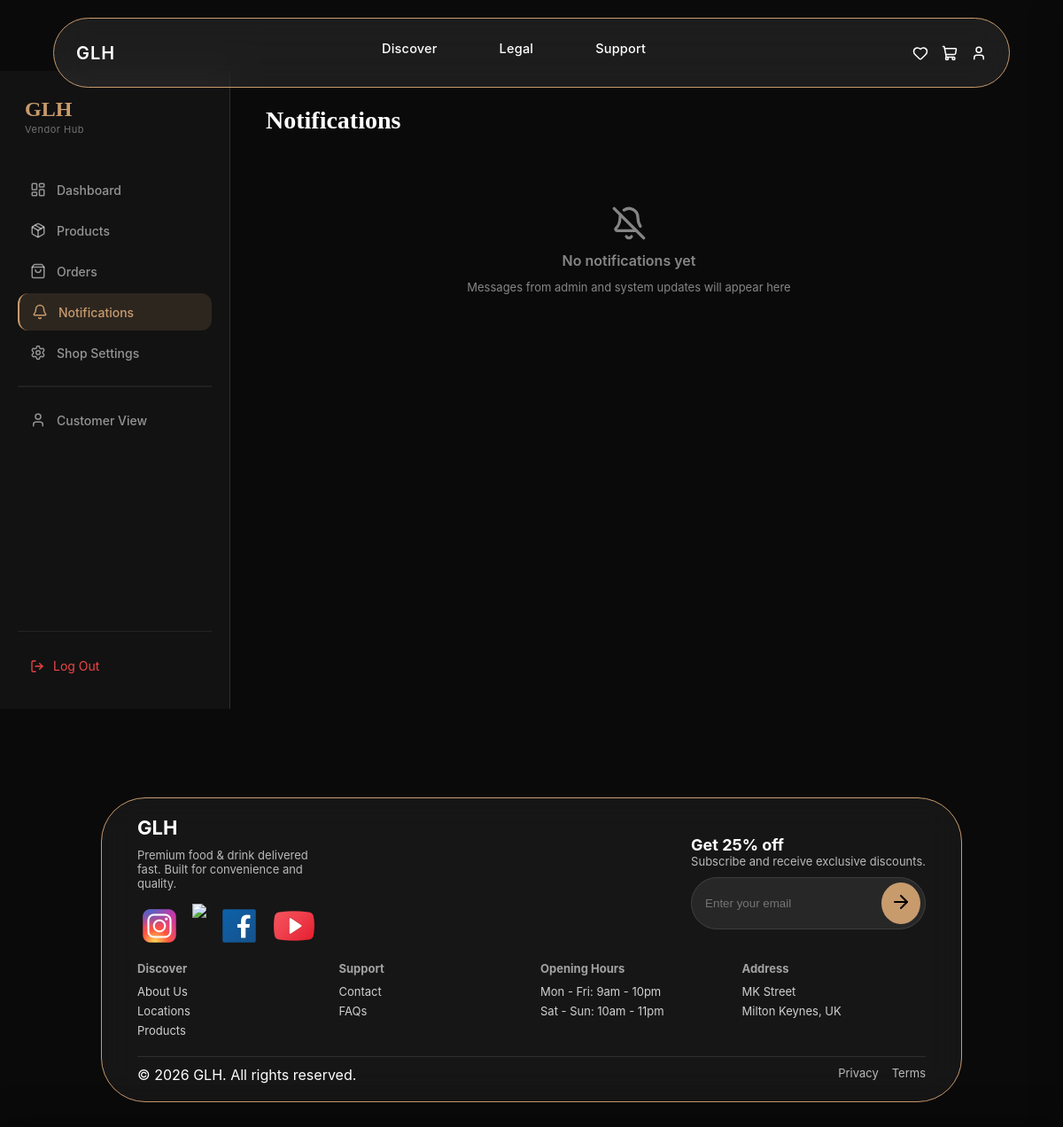
Page /vendor/notifications (signed in) on the earlier database version.
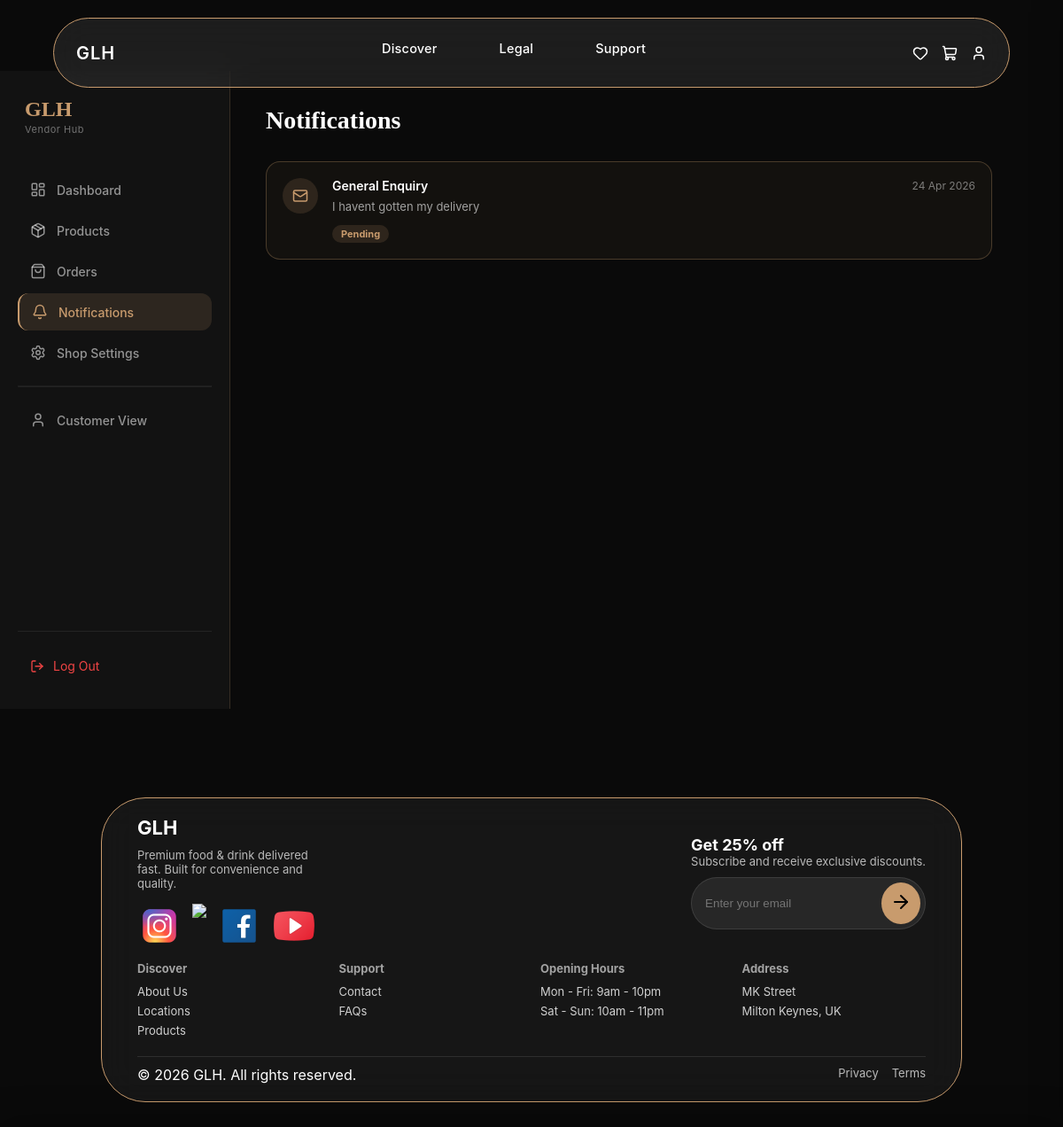
Same page on the later database version.
### app/models.py (models this page shows)
class ContactMessage(db.Model):
    __tablename__ = "contact_messages"
    id = db.Column(db.Integer, primary_key=True)  # general or vendor
    form_type = db.Column(db.String(20), nullable=False)
    full_name = db.Column(db.String(100), nullable=False)
    email = db.Column(db.String(120), nullable=False)
    message = db.Column(db.Text, nullable=False)
    subject = db.Column(db.String(100))  # general only
    business_name = db.Column(db.String(100))  # vendor only
    product_type = db.Column(db.String(50))  # vendor only
    location = db.Column(db.String(100))  # vendor only
    user_id = db.Column(db.Integer, db.ForeignKey("users.user_id"), nullable=True)
    status = db.Column(
        db.String(20), default="pending"
    )  # pending / accepted / declined
    created_at = db.Column(db.DateTime, default=datetime.utcnow)
    is_read = db.Column(db.Boolean, default=False)

### app/routes/vendor.py (the view)
@vendor.route("/notifications")
def notifications():
    check = vendor_required()
    if check:
        return check
    user = User.query.get(session["user_id"])
    notifs = (
        ContactMessage.query.filter_by(user_id=user.user_id)
        .order_by(ContactMessage.created_at.desc())
        .all()
    )
    return render_template("vendor/notifications.html", notifs=notifs)

### app/routes/vendor.py (called while the page is built)
def vendor_required():
    if "user_id" not in session:
        return redirect(url_for("auth.login") + "?next=/vendor")
    user = User.query.get(session["user_id"])
    if not user:
        session.clear()
        flash("Your session expired. Please log in again", "error")
        return redirect(url_for("auth.login"))
    if not user.is_vendor_approved:
        flash("You need vendor approval to access this area.", "error")
        return redirect(url_for("main.contact"))
    return None

### app/templates/vendor/notifications.html (shortened to what this page needs)
{% extends "base.html" %}
{% block body_class %}dashboard-page vendor-page{% endblock %}
{% block page_css %}
<link rel="stylesheet" href="/static/css/dashboard.css">
<link rel="stylesheet" href="/static/css/vendor.css">
{% endblock %}
{% block content %}
<div class="dashboard-layout">
    <aside class="dash-sidebar">
        <div class="dash-logo">
            <span>GLH</span>
            <span class="dash-logo-sub">Vendor Hub</span>
        </div>
        <nav class="dash-nav">
            <a href="/vendor" class="dash-link">
                <i data-lucide="layout-dashboard"></i> Dashboard
            </a>
            <a href="/vendor/products" class="dash-link">
                <i data-lucide="package"></i> Products
            </a>
            <a href="/vendor/orders" class="dash-link">
                <i data-lucide="shopping-bag"></i> Orders
            </a>
            <a href="/vendor/notifications" class="dash-link active">
                <i data-lucide="bell"></i> Notifications
            </a>
            <a href="/vendor/settings" class="dash-link">
                <i data-lucide="settings"></i> Shop Settings
            </a>
            <hr style="border-color:rgba(255,255,255,0.07);margin:12px 0;">
            <a href="/dashboard" class="dash-link">
                <i data-lucide="user"></i> Customer View
            </a>
        </nav>
        <div class="dash-sidebar-footer">
            <a href="/logout" class="dash-logout">
                <i data-lucide="log-out"></i> Log Out
            </a>
        </div>
    </aside>
    <main class="dash-main">
        <div class="dash-content">
            <h1 class="dash-page-title">Notifications</h1>
            {% if notifs %}
            <div class="notif-list">
                {% for msg in notifs %}
                <div
                    class="notif-card {% if not msg.is_read %}unread{% endif %}">
                    <div class="notif-icon">
                        {% if msg.form_type == "vendor" %}
                        <i data-lucide="store"></i>
                        {% else %}
                        <i data-lucide="mail"></i>
                        {% endif %}
                    </div>
                    <div class="notif-body">
                        <div class="notif-top">
                            <strong>
                                {% if msg.form_type == "vendor" %}
                                Vendor Application
                                {% else %}
                                General Enquiry
                                {% endif %}
                            </strong>
                            <span class="notif-date">
                                {{ msg.created_at.strftime('%d %b %Y') }}
                            </span>
                        </div>
                        <p class="notif-preview">{{ msg.message[:120] }}</p>
                        <div class="notif-meta">
                            <span class="notif-status {{ msg.status }}">
                                {{ msg.status | capitalize }}
                            </span>
                        </div>
                    </div>
                </div>
                {% endfor %}
            </div>
            {% else %}
            <div class="dash-empty">
                <i data-lucide="bell-off"></i>
                <p>No notifications yet</p>
                <span>Messages from admin and system updates will appear
                    here</span>
            </div>
            {% endif %}
        </div>
    </main>
</div>
{% endblock %}

Differences in the rows shown:
added ContactMessage: form_type "general" (drawn), created_at "24 Apr 2026", message "I havent gotten my delivery", status "Pending"
Other differences:
text no longer shown: "No notifications yet Messages from admin and system updates will appear here"
